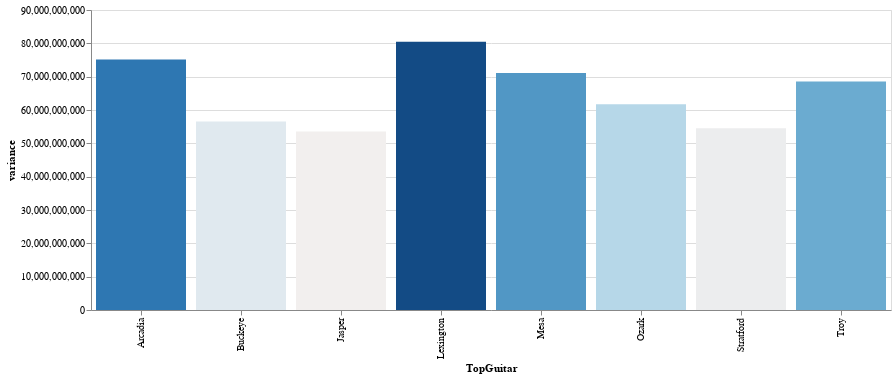

Write notebook code for a chart like this one.
### Code cell
import altair as alt

data = ranked_stores.reset_index()
data.columns = ['TopGuitar', 'variance']

color_scale = alt.Scale(scheme='redblue', domainMid=0)

histogram = alt.Chart(data).mark_bar().encode(
  x='TopGuitar:N',
  y='variance:Q',
  color=alt.Color('variance:Q', scale=color_scale, legend=None),
  tooltip=['TopGuitar:N', 'variance:Q']
).properties(
  width=800
)

histogram

### Figure 1 — Vega-Lite specification as saved in the notebook (floating-point values rounded to 4 significant figures)
{"config": {"view": {"continuousWidth": 400, "continuousHeight": 300}}, "data": {"name": "data-9eabe690f311809590f8cefb0f06c942"}, "mark": "bar", "encoding": {"color": {"field": "variance", "legend": null, "scale": {"domainMid": 0, "scheme": "redblue"}, "type": "quantitative"}, "tooltip": [{"field": "TopGuitar", "type": "nominal"}, {"field": "variance", "type": "quantitative"}], "x": {"field": "TopGuitar", "type": "nominal"}, "y": {"field": "variance", "type": "quantitative"}}, "width": 800, "$schema": "https://vega.github.io/schema/vega-lite/v4.17.0.json", "datasets": {"data-9eabe690f311809590f8cefb0f06c942": [{"TopGuitar": "Lexington", "variance": 80460000000.0}, {"TopGuitar": "Arcadia", "variance": 75170000000.0}, {"TopGuitar": "Mesa", "variance": 71110000000.0}, {"TopGuitar": "Troy", "variance": 68520000000.0}, {"TopGuitar": "Ozark", "variance": 61720000000.0}, {"TopGuitar": "Buckeye", "variance": 56550000000.0}, {"TopGuitar": "Stratford", "variance": 54550000000.0}, {"TopGuitar": "Jasper", "variance": 53540000000.0}]}}
